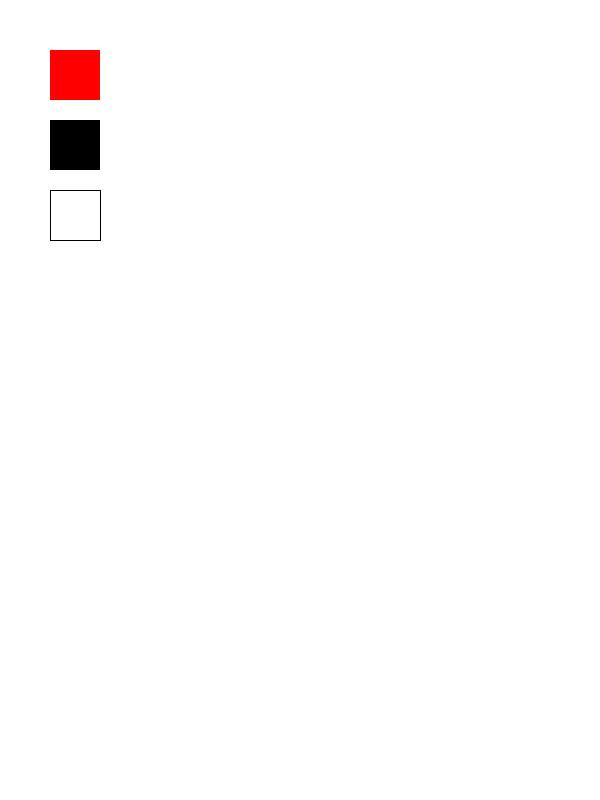
Frame 1 (no input)
Frame 60 (the mouse pressed at the canvas centre just before this capture): identical to frame 1, image omitted
Frame 120 (the mouse held since frame 60 and released just before this capture): identical to frame 1, image omitted

The Processing sketch that drew this single still picture (run headless with seeded random() and noise(); from frame 60 on, the mouse is pressed at the canvas centre):

// Processing sketch: sketch_4_mouse
// ── sketch_4_mouse.pde
void setup(){
  size(600,800);
  background(255,255,255);
  noStroke();
  fill(0);
  rect(50,120,50,50);
  fill(255,0,0);
  rect(50,50,50,50);
  stroke(0);
  fill(255,255,255);
  rect(50,190,50,50);
}

void mousePressed(){
  if(mouseX>=50&&mouseX<=100&&mouseY>=50&&mouseY<=100){
    stroke(255,0,0);
  }
  if(mouseX>=50&&mouseX<=100&&mouseY>=120&&mouseY<=170){
    stroke(0,0,0);
  }  
  if(mouseX>=50&&mouseX<=100&&mouseY>=190&&mouseY<=240){
    stroke(255,255,255);
  }
  
}
  
void mouseDragged(){

  line(pmouseX,pmouseY,mouseX,mouseY); //(pX,pY)to(X,Y)
}

void draw(){
}
